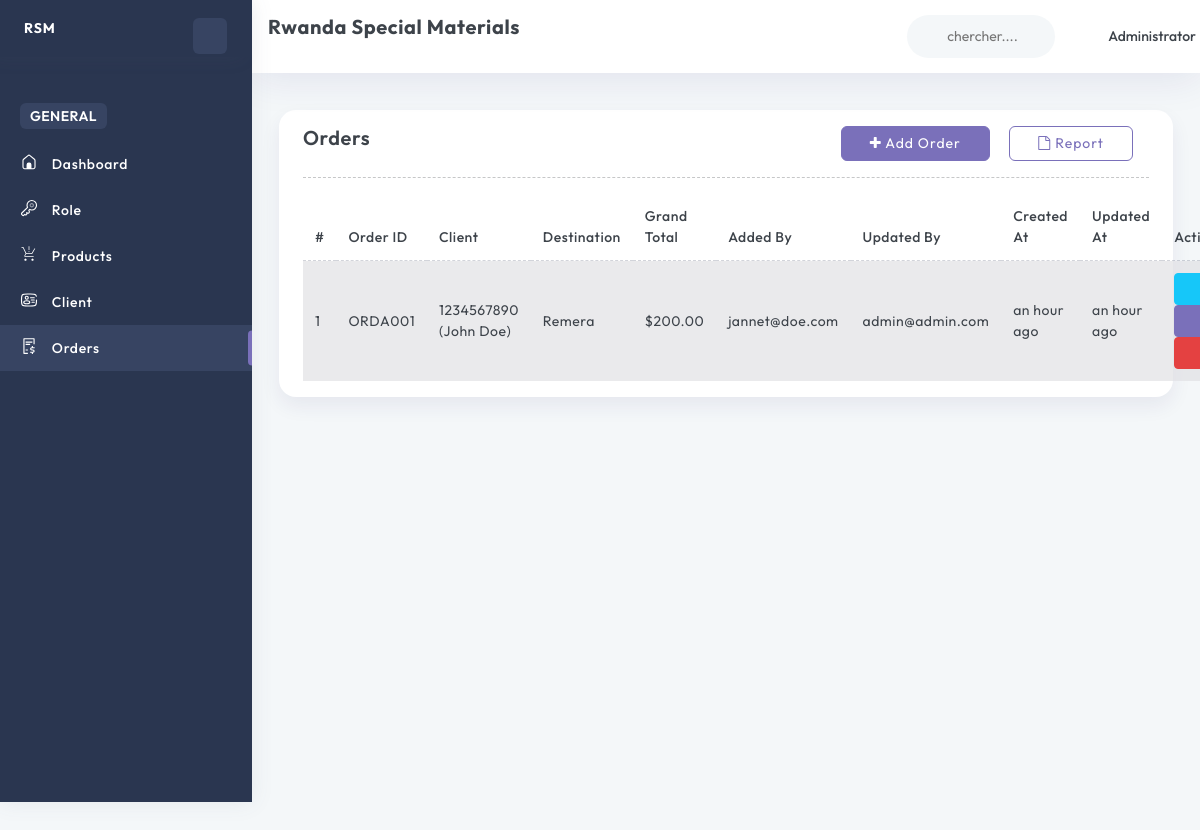
The app's page /orders/ (signed in) with its own data.
### account/models.py (models this page shows, shortened)
class User(AbstractBaseUser, PermissionsMixin):
    email = models.EmailField(unique=True)
    name = models.CharField(max_length=255)
    phone_number = models.CharField(max_length=15, unique=True)
    image = ProcessedImageField(
        upload_to=user_image_path,
        processors=[ResizeToFill(720, 720)],
        format='JPEG',
        options={'quality': 90},
        null=True,
        blank=True,
    )
    role = models.ForeignKey(Role, on_delete=models.SET_NULL, null=True, blank=True)
    slug = models.SlugField(unique=True, max_length=255, null=True, blank=True)
    added_by = models.ForeignKey('self', on_delete=models.CASCADE, null=True, blank=True, related_name='added_users')
    is_active = models.BooleanField(default=True)
    is_staff = models.BooleanField(default=False)
    created_at = models.DateTimeField(default=timezone.now)
    updated_at = models.DateTimeField(auto_now=True)
    objects = CustomUserManager()
    USERNAME_FIELD = 'email'
    REQUIRED_FIELDS = ['name', 'phone_number']
    def __str__(self):
        return self.email

### base/models.py (models this page shows, shortened)
class Order(models.Model):
    client = models.ForeignKey(Client, on_delete=models.SET_NULL, null=True, blank=True, related_name='orders')
    orderId = models.CharField(max_length=10, unique=True, editable=False)
    destination = models.CharField(max_length=255, null=True, blank=True)
    addedBy = models.ForeignKey(User, on_delete=models.SET_NULL, null=True, blank=True, related_name='orders_added')
    updatedBy = models.ForeignKey(User, on_delete=models.SET_NULL, null=True, blank=True, related_name='orders_updated')
    created_at = models.DateTimeField(default=timezone.now, editable=False)
    updated_at = models.DateTimeField(auto_now=True)
    grand_total = models.DecimalField(max_digits=10, decimal_places=2, default=0.00)

class Client(models.Model):
    name = models.CharField(max_length=255)
    phone_number = models.CharField(max_length=15, unique=True)
    destination = models.CharField(max_length=255)
    created_at = models.DateTimeField(default=timezone.now, editable=False)
    updated_at = models.DateTimeField(auto_now=True)

### base/views.py (the view)
# urls.py: path('orders/', getOrders, name="getOrders"),
@login_required
@permission_required('base.view_order', raise_exception=True)
def getOrders(request):
    orders = Order.objects.all().order_by('-created_at')
    context = {
        'orders': orders,
    }
    return render(request, 'pages/orders/index.html', context)

### templates/pages/orders/index.html
{% extends 'layouts/app.html' %}
{% load static %}
{% load humanize %}
{% block content %}
<div class="container-fluid">
    <div class="row">
        <div class="col-sm-12">
            <div class="card">
                <div class="card-body">
                    <div class="list-order-header">
                        <div class="d-flex justify-content-between">
                            <h4>Orders</h4>
                            <div>
                                <a class="btn btn-primary" href="{% url 'base:addOrder' %}"><i class="fa fa-plus"></i> Add Order</a>
                                <a class="btn btn-outline-primary mx-3" href="#"><i class="fa fa-file-o"></i> Report</a>
                            </div>
                        </div>
                    </div>
                    <hr>
                    <div class="list-order">
                        <table class="table table-striped" id="order-table">
                            <thead>
                                <tr>
                                    <th>#</th>
                                    <th>Order ID</th>
                                    <th>Client</th>
                                    <th>Destination</th>
                                    <th>Grand Total</th>
                                    <th>Added By</th>
                                    <th>Updated By</th>
                                    <th>Created At</th>
                                    <th>Updated At</th>
                                    <th>Actions</th>
                                </tr>
                            </thead>
                            <tbody>
                                {% for order in orders %}
                                <tr class="order-row">
                                    <td>{{ forloop.counter }}</td>
                                    <td>{{ order.orderId }}</td>
                                    <td>{{ order.client.phone_number }} ({{ order.client.name }})</td>
                                    <td>{{ order.destination }}</td>
                                    <td>${{ order.grand_total }}</td>
                                    <td>{{ order.addedBy }}</td>
                                    <td>{{ order.updatedBy }}</td>
                                    <td>{{ order.created_at|naturaltime }}</td>
                                    <td>{{ order.updated_at|naturaltime }}</td>
                                    <td>
                                        <div class="order-action">
                                            <a href="{% url 'base:showOrder' order.orderId %}" class="btn btn-info btn-sm">View</a>
                                            <a href="{% url 'base:editOrder' order.orderId %}" class="btn btn-primary btn-sm">Edit</a>
                                            <a href="{% url 'base:deleteOrder' order.orderId %}" class="btn btn-danger btn-sm" onclick="return confirm('Are you sure you want to delete the order \'{{ order.orderId }}\'?');">Delete</a>
                                        </div>
                                    </td>
                                </tr>
                                {% endfor %}
                            </tbody>
                        </table>
                    </div>
                </div>
            </div>
        </div>
    </div>
</div>
{% endblock %}

### templates/inc/header.html (shortened to what this page needs)
{% load static %}
<div class="page-header row">
    <div class="col-4 col-xl-4 page-title">
        <h4 class="f-w-700">Rwanda Special Materials</h4>
    </div>
    <div class="header-wrapper col m-0">
        <div class="row">
            <div class="nav-right col-xxl-8 col-xl-6 col-md-7 col-8 pull-right right-header p-0 ms-auto">
                <ul class="nav-menus">
                    <li>
                        <div class="form-group w-100">
                            <div class="Typeahead Typeahead--twitterUsers">
                                <div class="u-posRelative d-flex align-items-center">
                                    <svg class="search-bg svg-color">
                                        <use href="{% static 'svg/icon-sprite.svg#search' %}"></use>
                                    </svg>
                                    <input class="demo-input py-0 Typeahead-input form-control-plaintext w-100" type="text" placeholder="chercher...." name="q" title="">
                                </div>
                            </div>
                        </div>
                    </li>
                    <li class="profile-nav onhover-dropdown px-0 py-0">
                        <div class="d-flex profile-media align-items-center">
                            <div class="flex-grow-1">
                                <span>
                                    {{ request.user.name }}
                                </span>
                            </div>
                        </div>
                    </li>
                </ul>
            </div>
        </div>
    </div>
</div>

### records on screen
User: user.name "Administrator"
Order: orderId "ORDA001", client.phone_number "1234567890", client.name "John Doe", destination "Remera", grand_total "200.00", addedBy "jannet@doe.com", updatedBy "admin@admin.com", created_at "an hour ago", updated_at "an hour ago"
